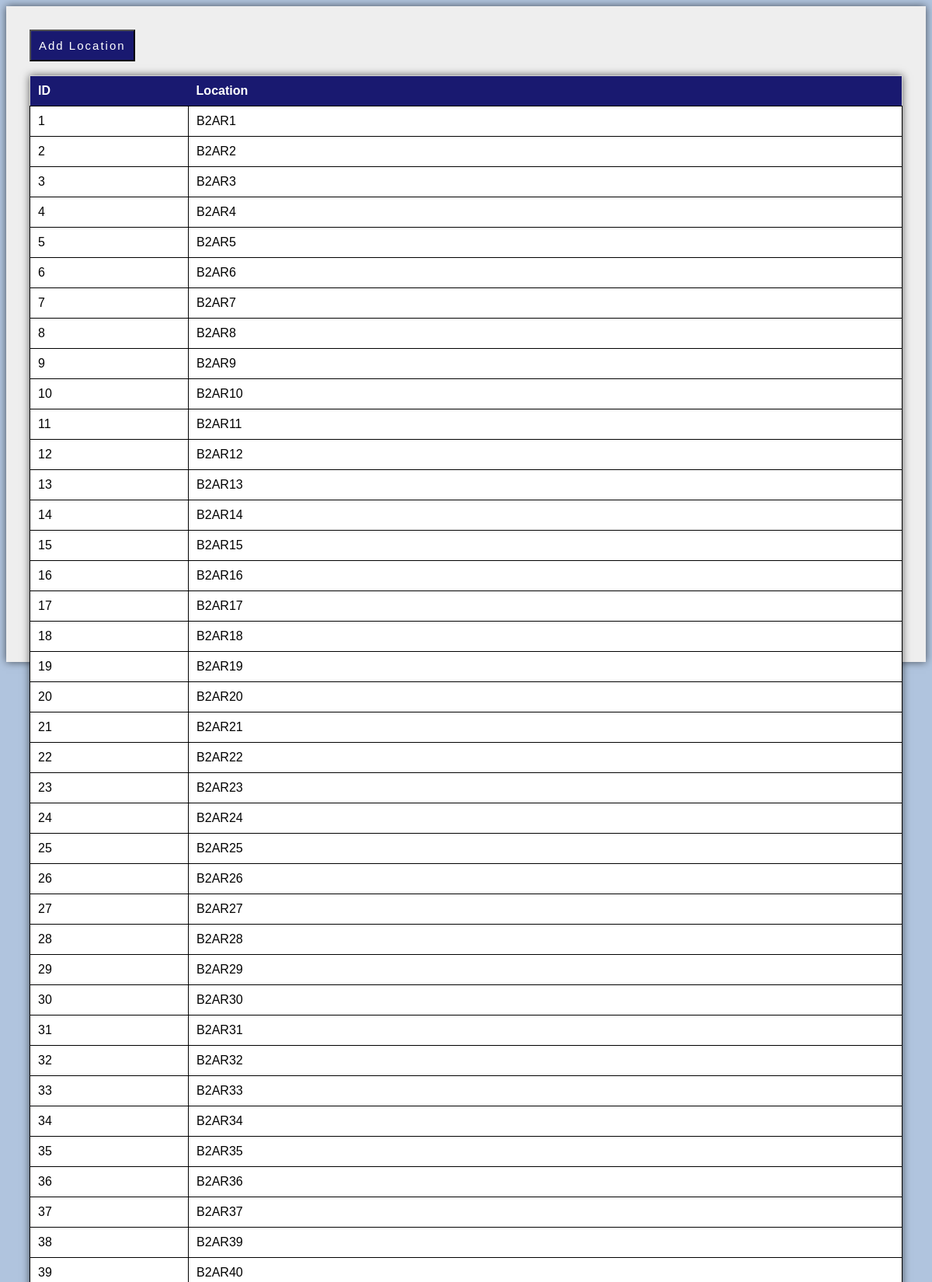
Page /utilities/addlocation.php (upper part) on the committed database.
### tables this page shows
CREATE TABLE `loc_tb` (
  `loc_id` int(250) NOT NULL AUTO_INCREMENT,
  `loc_name` varchar(250) NOT NULL,
  PRIMARY KEY (`loc_id`)
);

### utilities/addlocation.php (the view, shortened to what this page needs)
<?php
include "../php/config.php";
?>
<html>
<body>
<div class="content">
  <button class="butLink"  title="Create New Item" id="myBtn">Add Location</button><br><br>
  <table>
  <tr>
    <th style="padding: 10px;">ID</th>
    <th style="padding: 10px;">Location</th>
  </tr>
<?php
       $sql = "SELECT * FROM loc_tb";
       $result = $db->query($sql);
       if ($result -> num_rows >  0) {
         while ($row = $result->fetch_assoc())
         {
    ?>
  <tr>
    <td style="padding: 10px;"><?php echo $row["loc_id"]?></td>
    <td style="padding: 10px;"><?php echo $row["loc_name"]?></td>
  </tr>
<?php }}?>
</table>
</body>
</html>

### utilities/addlocation.php (style rules this page uses)
body { font-family: sans-serif; background-color: #B0C4DE; }
.content { padding: 30px; box-shadow: 0 0 10px rgba(0,0,0,0.6); -moz-box-shadow: 0 0 10px rgba(0,0,0,0.6); -webkit-box-shadow: 0 0 10px rgba(0,0,0,0.6); -o-box-shadow: 0 0 10px rgba(0,0,0,0.6); margin-bottom: 10px; }
table { border-collapse: collapse; width: 100%; border: 1px solid lightgrey; box-shadow: 0 0 10px rgba(0,0,0,0.6); -moz-box-shadow: 0 0 10px rgba(0,0,0,0.6); -webkit-box-shadow: 0 0 10px rgba(0,0,0,0.6); -o-box-shadow: 0 0 10px rgba(0,0,0,0.6); margin-bottom: 10px; }
table td { border: 1px solid black; padding: 5px; background-color: white; }
table th { text-align: left; color: white; background-color: midnightblue; }
.content { background-color: #eee; height: 100%; }
button { background-color: midnightblue; color: white; font-size: 15px; padding: 10px; letter-spacing: 2px; cursor: pointer; }

### rows in the picture
loc_tb: loc_id "1", loc_name "B2AR1"
loc_tb: loc_id "2", loc_name "B2AR2"
loc_tb: loc_id "3", loc_name "B2AR3"
loc_tb: loc_id "4", loc_name "B2AR4"
loc_tb: loc_id "5", loc_name "B2AR5"
loc_tb: loc_id "6", loc_name "B2AR6"
loc_tb: loc_id "7", loc_name "B2AR7"
loc_tb: loc_id "8", loc_name "B2AR8"
loc_tb: loc_id "9", loc_name "B2AR9"
loc_tb: loc_id "10", loc_name "B2AR10"
loc_tb: loc_id "11", loc_name "B2AR11"
loc_tb: loc_id "12", loc_name "B2AR12"
loc_tb: loc_id "13", loc_name "B2AR13"
loc_tb: loc_id "14", loc_name "B2AR14"
loc_tb: loc_id "15", loc_name "B2AR15"
loc_tb: loc_id "16", loc_name "B2AR16"
loc_tb: loc_id "17", loc_name "B2AR17"
loc_tb: loc_id "18", loc_name "B2AR18"
loc_tb: loc_id "19", loc_name "B2AR19"
loc_tb: loc_id "20", loc_name "B2AR20"
loc_tb: loc_id "21", loc_name "B2AR21"
loc_tb: loc_id "22", loc_name "B2AR22"
loc_tb: loc_id "23", loc_name "B2AR23"
loc_tb: loc_id "24", loc_name "B2AR24"
loc_tb: loc_id "25", loc_name "B2AR25"
loc_tb: loc_id "26", loc_name "B2AR26"
loc_tb: loc_id "27", loc_name "B2AR27"
loc_tb: loc_id "28", loc_name "B2AR28"
loc_tb: loc_id "29", loc_name "B2AR29"
loc_tb: loc_id "30", loc_name "B2AR30"
loc_tb: loc_id "31", loc_name "B2AR31"
loc_tb: loc_id "32", loc_name "B2AR32"
loc_tb: loc_id "33", loc_name "B2AR33"
loc_tb: loc_id "34", loc_name "B2AR34"
loc_tb: loc_id "35", loc_name "B2AR35"
loc_tb: loc_id "36", loc_name "B2AR36"
loc_tb: loc_id "37", loc_name "B2AR37"
loc_tb: loc_id "38", loc_name "B2AR39"
loc_tb: loc_id "39", loc_name "B2AR40"
